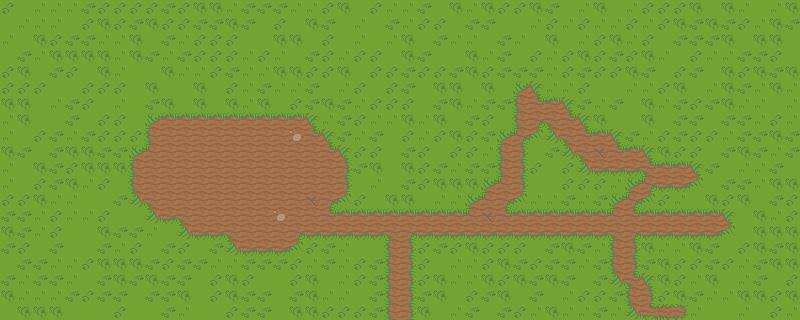

This game map was drawn from its Tiled (.tmx) file and the tilesets committed beside it. A one-line description and the trimmed map source follow:
An orthogonal 50x20 tile map with 16x16 px tiles, 2 tile layers (ground, decor), 6 tilesets and 67 objects (5x teleport, 3x cow).

<map version="1.8" tiledversion="git" orientation="orthogonal" renderorder="right-down" width="50" height="20" tilewidth="16" tileheight="16" infinite="0" nextlayerid="5" nextobjectid="80">
 <properties>
  <property name="player_layer" type="int" value="7" />
 </properties>
 <tileset firstgid="1" source="../tilesets/floor.tsx" />
 <tileset firstgid="573" source="../tilesets/house.tsx" />
 <tileset firstgid="581" source="../tilesets/round_house.tsx" />
 <tileset firstgid="584" source="../tilesets/cow.tsx" />
 <tileset firstgid="586" source="../tilesets/trees.tsx" />
 <tileset firstgid="598" source="../tilesets/objects.tsx" />
 <layer id="1" name="ground" width="50" height="20">
  <data>[1000 cells, 1000 non-empty, 26 distinct tile ids]</data>
 </layer>
 <layer id="4" name="decor" width="50" height="20">
  <data>[1000 cells, 0 non-empty, 0 distinct tile ids]</data>
 </layer>
 <objectgroup id="3" name="objects">
  <!-- 67 objects omitted --></objectgroup>
</map>
<!-- 67 of 67 objects omitted -->
